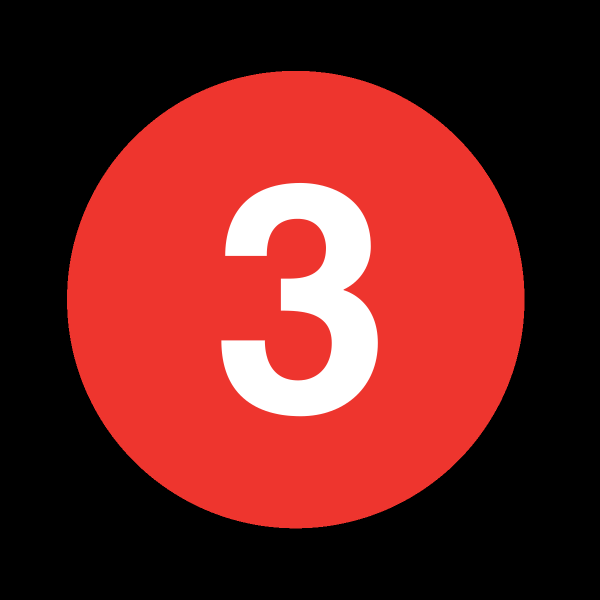
#> input picture code/pyKinectAzure/321 images/3.png, 1200 x 1200 px, found by its file name (shown at 1/2 size)
$ python exampleBodyTracking.py
#> lines starting #> are read from the running program, lines starting #| are printed output that depends on the picture
import sys
import numpy as np
import cv2
import time
import pandas as pd

sys.path.insert(1, '../pyKinectAzure/')
# from kinectBodyTracker import kinectBodyTracker, _k4abt
from pyKinectAzure import pyKinectAzure, _k4a

# Path to the module
modulePath = 'C:\\Program Files\\Azure Kinect SDK v1.4.1\\sdk\\windows-desktop\\amd64\\release\\bin\\k4a.dll'
bodyTrackingModulePath = 'C:\\Program Files\\Azure Kinect Body Tracking SDK\\sdk\\windows-desktop\\amd64\\release\\bin\\k4abt.dll'


# Transfer points from Azure Kinect space to OpenSim space
def transfer_points(x, y, z):
    joint_point = np.array([x, y, z])

    alpha = 90
    rotation_matrix_y = np.array([[np.cos(alpha * (np.pi / 180)), 0, np.sin(alpha * (np.pi / 180))],
                                  [0, 1, 0],
                                  [-np.sin(alpha * (np.pi / 180)), 0, np.cos(alpha * (np.pi / 180))]])
    rotated_point = np.dot(joint_point, rotation_matrix_y)

    alpha = 180
    rotation_matrix_x = np.array([[1, 0, 0],
                                  [0, np.cos(alpha * (np.pi / 180)), -np.sin(alpha * (np.pi / 180))],
                                  [0, np.sin(alpha * (np.pi / 180)), np.cos(alpha * (np.pi / 180))]])

    rotated_point = np.dot(rotated_point, rotation_matrix_x)
    rotated_point = np.add(rotated_point, 700)
    return rotated_point


# Waiting 3 seconds before start recording
def waiting_before_start():
    # Wait 3 seconds before starting the camera
    image3 = cv2.imread('C:/Users/Med/pyKinectAzure/321 images/3.png')
#> image3 is the input picture: shape (1200, 1200, 3); mean B, G, R 32.3, 35.1, 109.7
    image3 = cv2.resize(image3, (1920, 1080), interpolation=cv2.INTER_CUBIC)
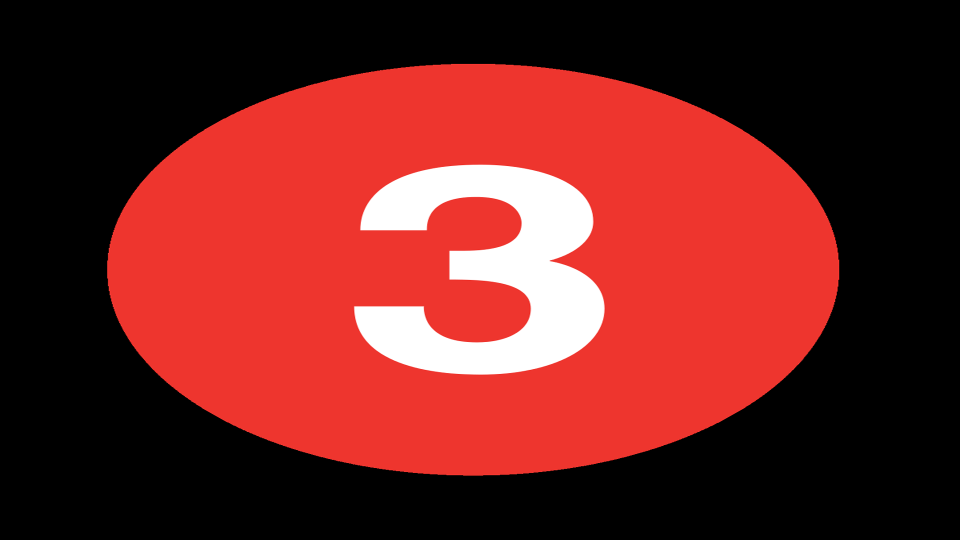
#> image3: shape (1080, 1920, 3) (shown at 1/2 size); mean B, G, R 32.3, 35.1, 109.7
    cv2.namedWindow("Segmented Depth Image", cv2.WND_PROP_FULLSCREEN)
    cv2.setWindowProperty("Segmented Depth Image", cv2.WND_PROP_FULLSCREEN, cv2.WINDOW_FULLSCREEN)
    cv2.imshow('Segmented Depth Image', image3)
    cv2.waitKey(1)
    time.sleep(1)

    image2 = cv2.imread('C:/Users/Med/pyKinectAzure/321 images/2.png')
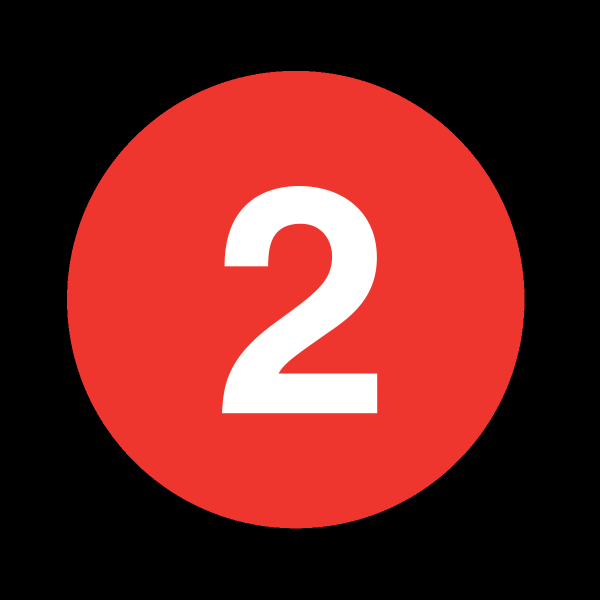
#> input picture code/pyKinectAzure/321 images/2.png, 1200 x 1200 px, found by its file name (shown at 1/2 size)
#> image2 is the input picture: shape (1200, 1200, 3); mean B, G, R 32.6, 35.4, 109.7
    cv2.imshow('Segmented Depth Image', image2)
    cv2.waitKey(1)
    time.sleep(1)

    image1 = cv2.imread('C:/Users/Med/pyKinectAzure/321 images/1.png')
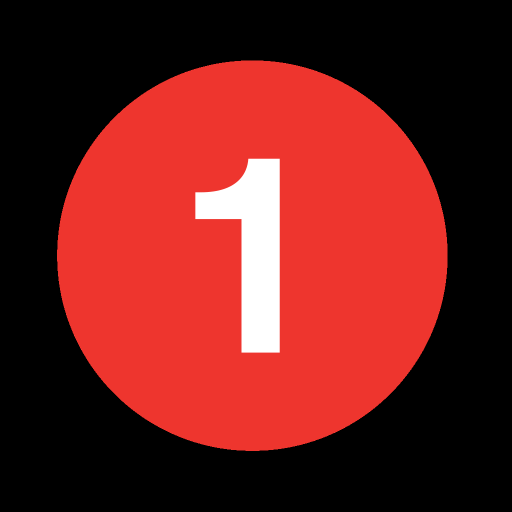
#> input picture code/pyKinectAzure/321 images/1.png, 1024 x 1024 px, found by its file name (shown at 1/2 size)
#> image1 is the input picture: shape (1024, 1024, 3); mean B, G, R 28, 30.9, 109.4
    cv2.imshow('Segmented Depth Image', image1)
    cv2.waitKey(1)
    time.sleep(1)


if __name__ == "__main__":

    # Wait 3 seconds before starting the camera
    waiting_before_start()

    # Initialize the library with the path containing the module
#> (the run stopped early here; a loop or call above may not have finished)
